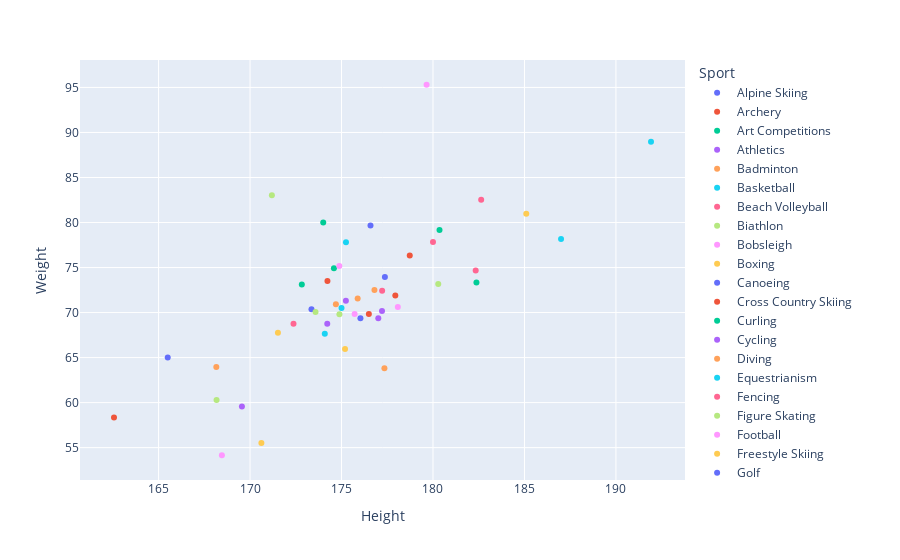

The notebook cell this image was saved under:
### Code cell
# using a scatter graph to visualise the results
fig = px.scatter(df_height_weight, x="Height", y="Weight", color="Sport")

fig.show()

### Figure 1 — Plotly figure (JSON) as saved in the notebook; plotly's stock layout.template omitted (floating-point values rounded to 4 significant figures)
{"data": [{"hovertemplate": "Sport=Alpine Skiing<br>Height=%{x}<br>Weight=%{y}<extra></extra>", "legendgroup": "Alpine Skiing", "marker": {"color": "#636efa", "symbol": "circle"}, "mode": "markers", "name": "Alpine Skiing", "orientation": "v", "showlegend": true, "type": "scatter", "x": [173.4], "xaxis": "x", "y": [70.37], "yaxis": "y"}, {"hovertemplate": "Sport=Archery<br>Height=%{x}<br>Weight=%{y}<extra></extra>", "legendgroup": "Archery", "marker": {"color": "#EF553B", "symbol": "circle"}, "mode": "markers", "name": "Archery", "orientation": "v", "showlegend": true, "type": "scatter", "x": [174.2], "xaxis": "x", "y": [73.5], "yaxis": "y"}, {"hovertemplate": "Sport=Art Competitions<br>Height=%{x}<br>Weight=%{y}<extra></extra>", "legendgroup": "Art Competitions", "marker": {"color": "#00cc96", "symbol": "circle"}, "mode": "markers", "name": "Art Competitions", "orientation": "v", "showlegend": true, "type": "scatter", "x": [174], "xaxis": "x", "y": [80], "yaxis": "y"}, {"hovertemplate": "Sport=Athletics<br>Height=%{x}<br>Weight=%{y}<extra></extra>", "legendgroup": "Athletics", "marker": {"color": "#ab63fa", "symbol": "circle"}, "mode": "markers", "name": "Athletics", "orientation": "v", "showlegend": true, "type": "scatter", "x": [177.0], "xaxis": "x", "y": [69.37], "yaxis": "y"}, {"hovertemplate": "Sport=Badminton<br>Height=%{x}<br>Weight=%{y}<extra></extra>", "legendgroup": "Badminton", "marker": {"color": "#FFA15A", "symbol": "circle"}, "mode": "markers", "name": "Badminton", "orientation": "v", "showlegend": true, "type": "scatter", "x": [175.9], "xaxis": "x", "y": [71.56], "yaxis": "y"}, {"hovertemplate": "Sport=Basketball<br>Height=%{x}<br>Weight=%{y}<extra></extra>", "legendgroup": "Basketball", "marker": {"color": "#19d3f3", "symbol": "circle"}, "mode": "markers", "name": "Basketball", "orientation": "v", "showlegend": true, "type": "scatter", "x": [191.9], "xaxis": "x", "y": [88.96], "yaxis": "y"}, {"hovertemplate": "Sport=Beach Volleyball<br>Height=%{x}<br>Weight=%{y}<extra></extra>", "legendgroup": "Beach Volleyball", "marker": {"color": "#FF6692", "symbol": "circle"}, "mode": "markers", "name": "Beach Volleyball", "orientation": "v", "showlegend": true, "type": "scatter", "x": [182.3], "xaxis": "x", "y": [74.67], "yaxis": "y"}, {"hovertemplate": "Sport=Biathlon<br>Height=%{x}<br>Weight=%{y}<extra></extra>", "legendgroup": "Biathlon", "marker": {"color": "#B6E880", "symbol": "circle"}, "mode": "markers", "name": "Biathlon", "orientation": "v", "showlegend": true, "type": "scatter", "x": [173.6], "xaxis": "x", "y": [70.06], "yaxis": "y"}, {"hovertemplate": "Sport=Bobsleigh<br>Height=%{x}<br>Weight=%{y}<extra></extra>", "legendgroup": "Bobsleigh", "marker": {"color": "#FF97FF", "symbol": "circle"}, "mode": "markers", "name": "Bobsleigh", "orientation": "v", "showlegend": true, "type": "scatter", "x": [179.7], "xaxis": "x", "y": [95.3], "yaxis": "y"}, {"hovertemplate": "Sport=Boxing<br>Height=%{x}<br>Weight=%{y}<extra></extra>", "legendgroup": "Boxing", "marker": {"color": "#FECB52", "symbol": "circle"}, "mode": "markers", "name": "Boxing", "orientation": "v", "showlegend": true, "type": "scatter", "x": [175.2], "xaxis": "x", "y": [65.96], "yaxis": "y"}, {"hovertemplate": "Sport=Canoeing<br>Height=%{x}<br>Weight=%{y}<extra></extra>", "legendgroup": "Canoeing", "marker": {"color": "#636efa", "symbol": "circle"}, "mode": "markers", "name": "Canoeing", "orientation": "v", "showlegend": true, "type": "scatter", "x": [177.4], "xaxis": "x", "y": [73.96], "yaxis": "y"}, {"hovertemplate": "Sport=Cross Country Skiing<br>Height=%{x}<br>Weight=%{y}<extra></extra>", "legendgroup": "Cross Country Skiing", "marker": {"color": "#EF553B", "symbol": "circle"}, "mode": "markers", "name": "Cross Country Skiing", "orientation": "v", "showlegend": true, "type": "scatter", "x": [176.5], "xaxis": "x", "y": [69.85], "yaxis": "y"}, {"hovertemplate": "Sport=Curling<br>Height=%{x}<br>Weight=%{y}<extra></extra>", "legendgroup": "Curling", "marker": {"color": "#00cc96", "symbol": "circle"}, "mode": "markers", "name": "Curling", "orientation": "v", "showlegend": true, "type": "scatter", "x": [172.8], "xaxis": "x", "y": [73.13], "yaxis": "y"}, {"hovertemplate": "Sport=Cycling<br>Height=%{x}<br>Weight=%{y}<extra></extra>", "legendgroup": "Cycling", "marker": {"color": "#ab63fa", "symbol": "circle"}, "mode": "markers", "name": "Cycling", "orientation": "v", "showlegend": true, "type": "scatter", "x": [177.2], "xaxis": "x", "y": [70.18], "yaxis": "y"}, {"hovertemplate": "Sport=Diving<br>Height=%{x}<br>Weight=%{y}<extra></extra>", "legendgroup": "Diving", "marker": {"color": "#FFA15A", "symbol": "circle"}, "mode": "markers", "name": "Diving", "orientation": "v", "showlegend": true, "type": "scatter", "x": [168.2], "xaxis": "x", "y": [63.96], "yaxis": "y"}, {"hovertemplate": "Sport=Equestrianism<br>Height=%{x}<br>Weight=%{y}<extra></extra>", "legendgroup": "Equestrianism", "marker": {"color": "#19d3f3", "symbol": "circle"}, "mode": "markers", "name": "Equestrianism", "orientation": "v", "showlegend": true, "type": "scatter", "x": [174.1], "xaxis": "x", "y": [67.63], "yaxis": "y"}, {"hovertemplate": "Sport=Fencing<br>Height=%{x}<br>Weight=%{y}<extra></extra>", "legendgroup": "Fencing", "marker": {"color": "#FF6692", "symbol": "circle"}, "mode": "markers", "name": "Fencing", "orientation": "v", "showlegend": true, "type": "scatter", "x": [177.2], "xaxis": "x", "y": [72.43], "yaxis": "y"}, {"hovertemplate": "Sport=Figure Skating<br>Height=%{x}<br>Weight=%{y}<extra></extra>", "legendgroup": "Figure Skating", "marker": {"color": "#B6E880", "symbol": "circle"}, "mode": "markers", "name": "Figure Skating", "orientation": "v", "showlegend": true, "type": "scatter", "x": [168.2], "xaxis": "x", "y": [60.29], "yaxis": "y"}, {"hovertemplate": "Sport=Football<br>Height=%{x}<br>Weight=%{y}<extra></extra>", "legendgroup": "Football", "marker": {"color": "#FF97FF", "symbol": "circle"}, "mode": "markers", "name": "Football", "orientation": "v", "showlegend": true, "type": "scatter", "x": [175.7], "xaxis": "x", "y": [69.85], "yaxis": "y"}, {"hovertemplate": "Sport=Freestyle Skiing<br>Height=%{x}<br>Weight=%{y}<extra></extra>", "legendgroup": "Freestyle Skiing", "marker": {"color": "#FECB52", "symbol": "circle"}, "mode": "markers", "name": "Freestyle Skiing", "orientation": "v", "showlegend": true, "type": "scatter", "x": [171.5], "xaxis": "x", "y": [67.76], "yaxis": "y"}, {"hovertemplate": "Sport=Golf<br>Height=%{x}<br>Weight=%{y}<extra></extra>", "legendgroup": "Golf", "marker": {"color": "#636efa", "symbol": "circle"}, "mode": "markers", "name": "Golf", "orientation": "v", "showlegend": true, "type": "scatter", "x": [165.5], "xaxis": "x", "y": [65], "yaxis": "y"}, {"hovertemplate": "Sport=Gymnastics<br>Height=%{x}<br>Weight=%{y}<extra></extra>", "legendgroup": "Gymnastics", "marker": {"color": "#EF553B", "symbol": "circle"}, "mode": "markers", "name": "Gymnastics", "orientation": "v", "showlegend": true, "type": "scatter", "x": [162.6], "xaxis": "x", "y": [58.35], "yaxis": "y"}, {"hovertemplate": "Sport=Handball<br>Height=%{x}<br>Weight=%{y}<extra></extra>", "legendgroup": "Handball", "marker": {"color": "#00cc96", "symbol": "circle"}, "mode": "markers", "name": "Handball", "orientation": "v", "showlegend": true, "type": "scatter", "x": [180.4], "xaxis": "x", "y": [79.18], "yaxis": "y"}, {"hovertemplate": "Sport=Hockey<br>Height=%{x}<br>Weight=%{y}<extra></extra>", "legendgroup": "Hockey", "marker": {"color": "#ab63fa", "symbol": "circle"}, "mode": "markers", "name": "Hockey", "orientation": "v", "showlegend": true, "type": "scatter", "x": [175.2], "xaxis": "x", "y": [71.3], "yaxis": "y"}, {"hovertemplate": "Sport=Ice Hockey<br>Height=%{x}<br>Weight=%{y}<extra></extra>", "legendgroup": "Ice Hockey", "marker": {"color": "#FFA15A", "symbol": "circle"}, "mode": "markers", "name": "Ice Hockey", "orientation": "v", "showlegend": true, "type": "scatter", "x": [176.8], "xaxis": "x", "y": [72.5], "yaxis": "y"}, {"hovertemplate": "Sport=Judo<br>Height=%{x}<br>Weight=%{y}<extra></extra>", "legendgroup": "Judo", "marker": {"color": "#19d3f3", "symbol": "circle"}, "mode": "markers", "name": "Judo", "orientation": "v", "showlegend": true, "type": "scatter", "x": [175.2], "xaxis": "x", "y": [77.82], "yaxis": "y"}, {"hovertemplate": "Sport=Luge<br>Height=%{x}<br>Weight=%{y}<extra></extra>", "legendgroup": "Luge", "marker": {"color": "#FF6692", "symbol": "circle"}, "mode": "markers", "name": "Luge", "orientation": "v", "showlegend": true, "type": "scatter", "x": [180], "xaxis": "x", "y": [77.84], "yaxis": "y"}, {"hovertemplate": "Sport=Modern Pentathlon<br>Height=%{x}<br>Weight=%{y}<extra></extra>", "legendgroup": "Modern Pentathlon", "marker": {"color": "#B6E880", "symbol": "circle"}, "mode": "markers", "name": "Modern Pentathlon", "orientation": "v", "showlegend": true, "type": "scatter", "x": [180.3], "xaxis": "x", "y": [73.16], "yaxis": "y"}, {"hovertemplate": "Sport=Rhythmic Gymnastics<br>Height=%{x}<br>Weight=%{y}<extra></extra>", "legendgroup": "Rhythmic Gymnastics", "marker": {"color": "#FF97FF", "symbol": "circle"}, "mode": "markers", "name": "Rhythmic Gymnastics", "orientation": "v", "showlegend": true, "type": "scatter", "x": [168.5], "xaxis": "x", "y": [54.15], "yaxis": "y"}, {"hovertemplate": "Sport=Rowing<br>Height=%{x}<br>Weight=%{y}<extra></extra>", "legendgroup": "Rowing", "marker": {"color": "#FECB52", "symbol": "circle"}, "mode": "markers", "name": "Rowing", "orientation": "v", "showlegend": true, "type": "scatter", "x": [185.1], "xaxis": "x", "y": [80.98], "yaxis": "y"}, {"hovertemplate": "Sport=Rugby Sevens<br>Height=%{x}<br>Weight=%{y}<extra></extra>", "legendgroup": "Rugby Sevens", "marker": {"color": "#636efa", "symbol": "circle"}, "mode": "markers", "name": "Rugby Sevens", "orientation": "v", "showlegend": true, "type": "scatter", "x": [176.6], "xaxis": "x", "y": [79.67], "yaxis": "y"}, {"hovertemplate": "Sport=Sailing<br>Height=%{x}<br>Weight=%{y}<extra></extra>", "legendgroup": "Sailing", "marker": {"color": "#EF553B", "symbol": "circle"}, "mode": "markers", "name": "Sailing", "orientation": "v", "showlegend": true, "type": "scatter", "x": [178.7], "xaxis": "x", "y": [76.33], "yaxis": "y"}, {"hovertemplate": "Sport=Shooting<br>Height=%{x}<br>Weight=%{y}<extra></extra>", "legendgroup": "Shooting", "marker": {"color": "#00cc96", "symbol": "circle"}, "mode": "markers", "name": "Shooting", "orientation": "v", "showlegend": true, "type": "scatter", "x": [174.6], "xaxis": "x", "y": [74.92], "yaxis": "y"}, {"hovertemplate": "Sport=Short Track Speed Skating<br>Height=%{x}<br>Weight=%{y}<extra></extra>", "legendgroup": "Short Track Speed Skating", "marker": {"color": "#ab63fa", "symbol": "circle"}, "mode": "markers", "name": "Short Track Speed Skating", "orientation": "v", "showlegend": true, "type": "scatter", "x": [174.2], "xaxis": "x", "y": [68.75], "yaxis": "y"}, {"hovertemplate": "Sport=Skeleton<br>Height=%{x}<br>Weight=%{y}<extra></extra>", "legendgroup": "Skeleton", "marker": {"color": "#FFA15A", "symbol": "circle"}, "mode": "markers", "name": "Skeleton", "orientation": "v", "showlegend": true, "type": "scatter", "x": [174.7], "xaxis": "x", "y": [70.92], "yaxis": "y"}, {"hovertemplate": "Sport=Ski Jumping<br>Height=%{x}<br>Weight=%{y}<extra></extra>", "legendgroup": "Ski Jumping", "marker": {"color": "#19d3f3", "symbol": "circle"}, "mode": "markers", "name": "Ski Jumping", "orientation": "v", "showlegend": true, "type": "scatter", "x": [175], "xaxis": "x", "y": [70.5], "yaxis": "y"}, {"hovertemplate": "Sport=Snowboarding<br>Height=%{x}<br>Weight=%{y}<extra></extra>", "legendgroup": "Snowboarding", "marker": {"color": "#FF6692", "symbol": "circle"}, "mode": "markers", "name": "Snowboarding", "orientation": "v", "showlegend": true, "type": "scatter", "x": [172.4], "xaxis": "x", "y": [68.75], "yaxis": "y"}, {"hovertemplate": "Sport=Speed Skating<br>Height=%{x}<br>Weight=%{y}<extra></extra>", "legendgroup": "Speed Skating", "marker": {"color": "#B6E880", "symbol": "circle"}, "mode": "markers", "name": "Speed Skating", "orientation": "v", "showlegend": true, "type": "scatter", "x": [174.9], "xaxis": "x", "y": [69.81], "yaxis": "y"}, {"hovertemplate": "Sport=Swimming<br>Height=%{x}<br>Weight=%{y}<extra></extra>", "legendgroup": "Swimming", "marker": {"color": "#FF97FF", "symbol": "circle"}, "mode": "markers", "name": "Swimming", "orientation": "v", "showlegend": true, "type": "scatter", "x": [178.1], "xaxis": "x", "y": [70.62], "yaxis": "y"}, {"hovertemplate": "Sport=Synchronized Swimming<br>Height=%{x}<br>Weight=%{y}<extra></extra>", "legendgroup": "Synchronized Swimming", "marker": {"color": "#FECB52", "symbol": "circle"}, "mode": "markers", "name": "Synchronized Swimming", "orientation": "v", "showlegend": true, "type": "scatter", "x": [170.6], "xaxis": "x", "y": [55.52], "yaxis": "y"}, {"hovertemplate": "Sport=Table Tennis<br>Height=%{x}<br>Weight=%{y}<extra></extra>", "legendgroup": "Table Tennis", "marker": {"color": "#636efa", "symbol": "circle"}, "mode": "markers", "name": "Table Tennis", "orientation": "v", "showlegend": true, "type": "scatter", "x": [176.0], "xaxis": "x", "y": [69.37], "yaxis": "y"}, {"hovertemplate": "Sport=Taekwondo<br>Height=%{x}<br>Weight=%{y}<extra></extra>", "legendgroup": "Taekwondo", "marker": {"color": "#EF553B", "symbol": "circle"}, "mode": "markers", "name": "Taekwondo", "orientation": "v", "showlegend": true, "type": "scatter", "x": [177.9], "xaxis": "x", "y": [71.88], "yaxis": "y"}, {"hovertemplate": "Sport=Tennis<br>Height=%{x}<br>Weight=%{y}<extra></extra>", "legendgroup": "Tennis", "marker": {"color": "#00cc96", "symbol": "circle"}, "mode": "markers", "name": "Tennis", "orientation": "v", "showlegend": true, "type": "scatter", "x": [182.4], "xaxis": "x", "y": [73.33], "yaxis": "y"}, {"hovertemplate": "Sport=Trampolining<br>Height=%{x}<br>Weight=%{y}<extra></extra>", "legendgroup": "Trampolining", "marker": {"color": "#ab63fa", "symbol": "circle"}, "mode": "markers", "name": "Trampolining", "orientation": "v", "showlegend": true, "type": "scatter", "x": [169.6], "xaxis": "x", "y": [59.56], "yaxis": "y"}, {"hovertemplate": "Sport=Triathlon<br>Height=%{x}<br>Weight=%{y}<extra></extra>", "legendgroup": "Triathlon", "marker": {"color": "#FFA15A", "symbol": "circle"}, "mode": "markers", "name": "Triathlon", "orientation": "v", "showlegend": true, "type": "scatter", "x": [177.3], "xaxis": "x", "y": [63.83], "yaxis": "y"}, {"hovertemplate": "Sport=Volleyball<br>Height=%{x}<br>Weight=%{y}<extra></extra>", "legendgroup": "Volleyball", "marker": {"color": "#19d3f3", "symbol": "circle"}, "mode": "markers", "name": "Volleyball", "orientation": "v", "showlegend": true, "type": "scatter", "x": [187], "xaxis": "x", "y": [78.17], "yaxis": "y"}, {"hovertemplate": "Sport=Water Polo<br>Height=%{x}<br>Weight=%{y}<extra></extra>", "legendgroup": "Water Polo", "marker": {"color": "#FF6692", "symbol": "circle"}, "mode": "markers", "name": "Water Polo", "orientation": "v", "showlegend": true, "type": "scatter", "x": [182.6], "xaxis": "x", "y": [82.54], "yaxis": "y"}, {"hovertemplate": "Sport=Weightlifting<br>Height=%{x}<br>Weight=%{y}<extra></extra>", "legendgroup": "Weightlifting", "marker": {"color": "#B6E880", "symbol": "circle"}, "mode": "markers", "name": "Weightlifting", "orientation": "v", "showlegend": true, "type": "scatter", "x": [171.2], "xaxis": "x", "y": [83.03], "yaxis": "y"}, {"hovertemplate": "Sport=Wrestling<br>Height=%{x}<br>Weight=%{y}<extra></extra>", "legendgroup": "Wrestling", "marker": {"color": "#FF97FF", "symbol": "circle"}, "mode": "markers", "name": "Wrestling", "orientation": "v", "showlegend": true, "type": "scatter", "x": [174.9], "xaxis": "x", "y": [75.16], "yaxis": "y"}], "layout": {"legend": {"title": {"text": "Sport"}, "tracegroupgap": 0}, "margin": {"t": 60}, "xaxis": {"anchor": "y", "domain": [0, 1], "title": {"text": "Height"}}, "yaxis": {"anchor": "x", "domain": [0, 1], "title": {"text": "Weight"}}}}
